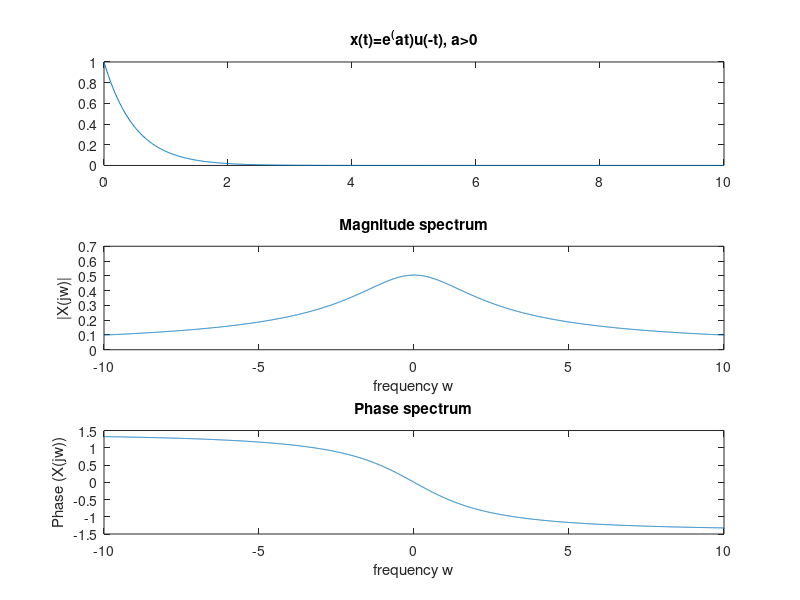

The MATLAB script that drew this image:
t=0:0.01:10;
 x=exp(-2*t);
 w=-10:0.01:10;
 for j=1:length(w)
Xjw(j)=(sum(x.*exp(-i*w(j)*t)))*0.01;
       end
 %plot x(t)
 subplot(311);
 plot(t,x);
 title('x(t)=e^(at)u(-t), a>0');
 %plot magnitude spectrum
 subplot(312);
 plot(w,abs(Xjw));
 title('Magnitude spectrum');
 xlabel('frequency w');
 ylabel('|X(jw)|');
 %plot phase spectrum
 subplot(313);
 plot(w,angle(Xjw));
 title('Phase spectrum');
 xlabel('frequency w');
 ylabel('Phase (X(jw))');
